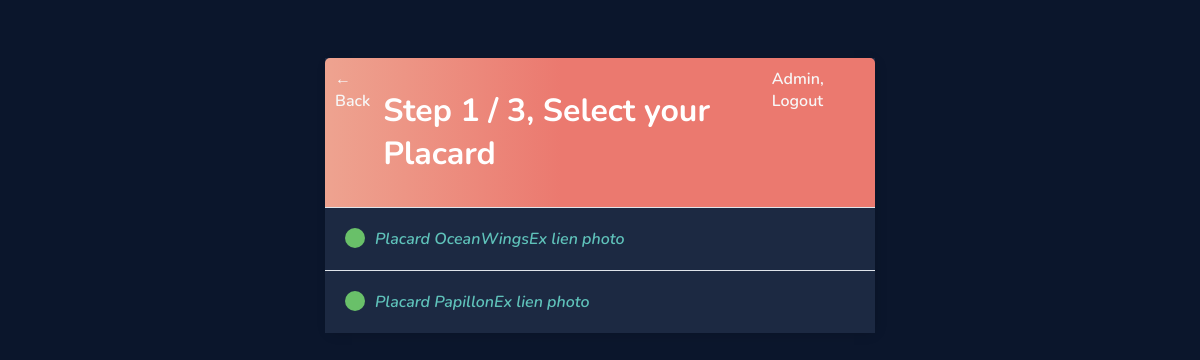
Page /resa-select/ (signed in) on the committed database.
### booking/models.py (models this page shows, shortened)
class Placard(models.Model):
    PlaNom = models.CharField(max_length=200)
    PlaPhoto = models.CharField(max_length=200, null=True, blank=True)
    PlaRqtStatusCode = models.CharField(max_length=200, null=True, blank=True)
    PlaOpenAllCode = models.CharField(max_length=200, null=True, blank=True)
    PlaComment = models.TextField(null=True, blank=True)
    PlaStatus = models.BooleanField(default=False)

### booking/views.py (the view)
# urls.py: path('resa-select/', ResaPlacard.as_view(), name='resa-create'),
class ResaPlacard(LoginRequiredMixin, ListView):
    model = Placard
    context_object_name = 'placards'
    success_url ='resa-select-objet'
    paginate_by = 10

### templates/Booking/placard_list.html (shortened to what this page needs)
{% extends 'Booking/main.html' %}
{% block content %}
<div class="header-bar">
    <a href="{% url 'resas' %}">&#8592; Back</a>
    <h1>Step 1 / 3, Select your Placard</h1>
    {% if request.user.is_authenticated %}
    <a href="{% url 'logout' %}"> {{request.user|title}}, Logout</a> {% else %}
    <a href="{% url 'login' %}">{{request.user|title}}, Login</a> {% endif %}
</div>
    {% for placard in placards %}
    <div class="resa-wrapper" data-position="{{placard.pk}}">
        <div class="resa-title">
            <div class="resa-complete-icon"></div>
            <i><a href="{% url 'resa-select-casier' placard.id %}">
            Placard {{placard.PlaNom}} {{placard.PlaPhoto}} {{placard.PlaComment}}
            </a></i>
        </div>
    </div>
    {% empty %}
    <div style="text-align: center; padding-bottom: 10px; line-height: 1em;">
        <h3>No Placard are created. Please contact support for Help</h3>
    </div>
    {% endfor %}
{% endblock content %}

### templates/Booking/main.html (style rules this page uses)
body { background-color: #0B162C; font-family: 'Nunito', sans-serif; padding-top: 50px; }
h1, h2, h4, h5, h6, { font-family: 'Raleway', sans-serif; }
h3, a, li, label, p { color: #5FC2BA }
a { font-weight: 600; }
.header-bar { display: flex; justify-content: space-between; color: #fff; padding: 10px; border-radius: 5px 5px 0 0; background: linear-gradient(90deg, #EEA390 0%, #EB796F 43%, #EB796F 100%); }
.header-bar a { color: rgb(247, 247, 247); text-decoration: none; }
.resa-wrapper { display: flex; align-items: center; justify-content: space-between; background-color: #1C2942; border-top: 1px solid #dfe4ea; overflow: hidden; }
.resa-title { display: flex; padding: 20px; }
.resa-title a { text-decoration: none; color: #5FC2BA; margin-left: 10px; }
.resa-complete-icon { height: 20px; width: 20px; background-color: rgb(105, 192, 105); border-radius: 50%; }
::placeholder { font-weight: 300; opacity: 0.5; }

### rows in the picture
Placard: PlaNom "OceanWingsEx", PlaPhoto "lien photo"
Placard: PlaNom "PapillonEx", PlaPhoto "lien photo"

### other values in the picture
{{ request.user|title }} "Admin"
